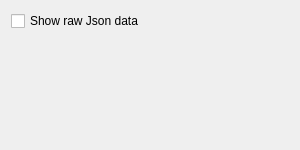
<?xml version="1.0" encoding="UTF-8"?>
<ui version="4.0">
 <class>PreferencesDialog</class>
 <widget class="QDialog" name="PreferencesDialog">
  <property name="geometry">
   <rect>
    <x>0</x>
    <y>0</y>
    <width>300</width>
    <height>150</height>
   </rect>
  </property>
  <property name="minimumSize">
   <size>
    <width>300</width>
    <height>150</height>
   </size>
  </property>
  <property name="windowTitle">
   <string>Preferences</string>
  </property>
  <layout class="QVBoxLayout" name="verticalLayout">
   <item>
    <widget class="QCheckBox" name="chbShowRawJson">
     <property name="text">
      <string>Show raw Json data</string>
     </property>
    </widget>
   </item>
   <item>
    <spacer name="verticalSpacer">
     <property name="orientation">
      <enum>Qt::Vertical</enum>
     </property>
     <property name="sizeHint" stdset="0">
      <size>
       <width>20</width>
       <height>40</height>
      </size>
     </property>
    </spacer>
   </item>
  </layout>
 </widget>
 <resources/>
 <connections/>
</ui>
